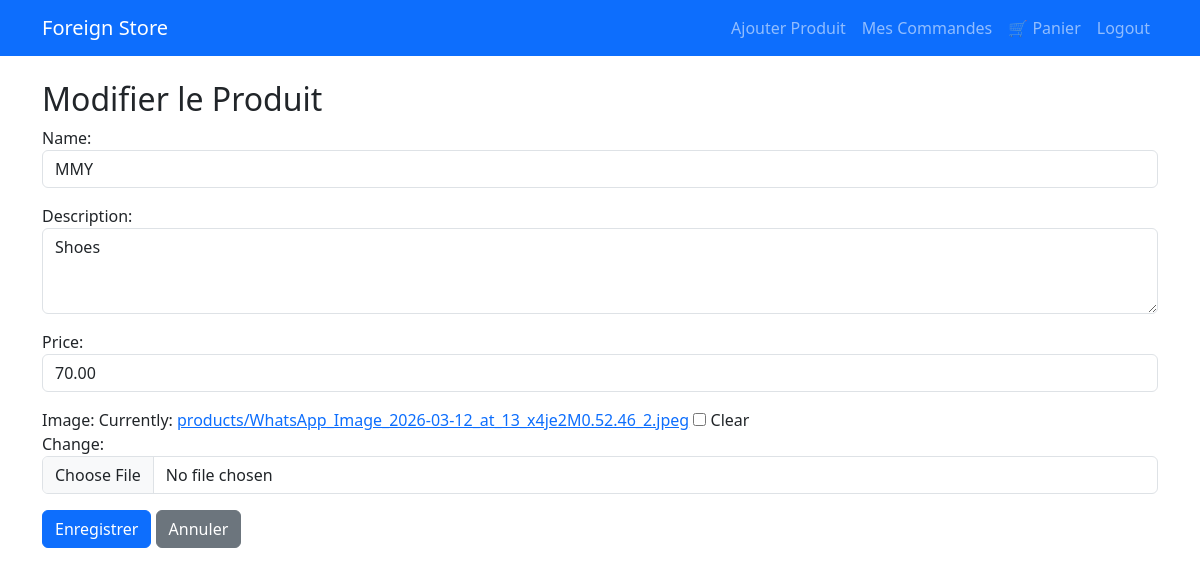
The app's page /products/edit/6/ (signed in) with its own data.
### products/models.py (models this page shows, shortened)
class Product(models.Model):
    name = models.CharField(max_length=200)
    description = models.TextField()
    price = models.DecimalField(max_digits=8, decimal_places=2)
    image = models.ImageField(upload_to='products/', blank=True, null=True)

### products/views.py (the view)
# urls.py: path('edit/<int:pk>/', views.edit_product, name='edit_product'),
@login_required
def edit_product(request, pk):
    produit = get_object_or_404(Product, pk=pk)
    if request.method == 'POST':
        form = ProductForm(request.POST, request.FILES, instance=produit)
        if form.is_valid():
            form.save()
            return redirect('product_list')
    else:
        form = ProductForm(instance=produit)
    return render(request, 'edit_product.html', {'form': form})

### products/forms.py
class ProductForm(forms.ModelForm):
    class Meta:
        model = Product
        fields = ['name', 'description', 'price', 'image']
        widgets = {
            'name': forms.TextInput(attrs={'class': 'form-control'}),
            'description': forms.Textarea(attrs={'class': 'form-control', 'rows':3}),
            'price': forms.NumberInput(attrs={'class': 'form-control'}),
            'image': forms.ClearableFileInput(attrs={'class': 'form-control'}),
        }

### products/templates/edit_product.html (shortened to what this page needs)
{% extends 'base.html' %}
{% block content %}
<h2>Modifier le Produit</h2>
<form method="POST" enctype="multipart/form-data">
    {{ form.as_p }}
    <button type="submit" class="btn btn-primary">Enregistrer</button>
    <a href="{% url 'product_list' %}" class="btn btn-secondary">Annuler</a>
</form>
{% endblock %}

### records on screen
Product: name "MMY", description "Shoes", price "70.00"
